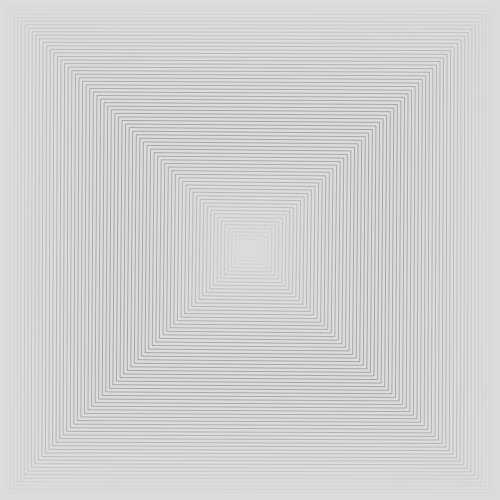
Frame 1 (no input)
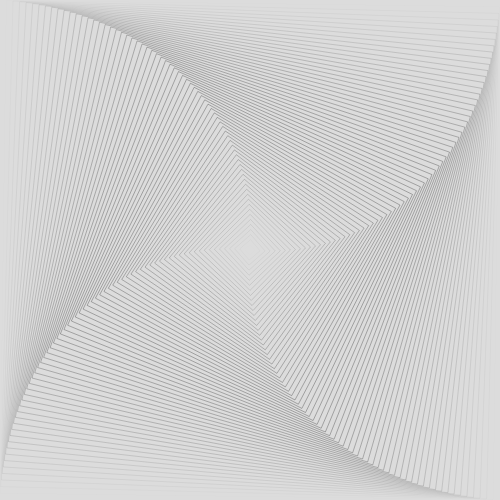
Frame 60 (no input)
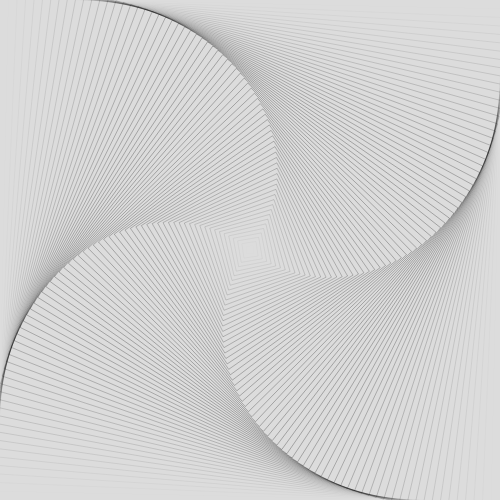
Frame 120 (the mouse pressed at the canvas centre since frame 60)

The p5.js sketch that drew these frames (run headless with seeded random() and noise() and a simulated clock; from frame 60 on, the mouse is pressed at the canvas centre):

// p5.js sketch
// ── sketch.js


function setup() {
  createCanvas(500, 500);
  smooth();
  rectMode(CENTER)
}

function draw() {
  background(220);
  strokeWeight(0.2);
  //fill(100);
  noFill();
  var numRect = 70;
  var anim = Math.sin(frameCount *0.01);
  for (var i = 0; i < numRect; i++) {
    push();
    var fi = i/numRect;
    var ptr = 1-fi;
    translate(width/2, height/2);
    strokeWeight(fi);
    rotate(PI * 0.5 * fi *anim);
    scale(ptr);
    //rect(width/2, height/2, 50, 50);
    rect(0, 0, width, height)
    pop();
  }
  console.log("frameCount:" + frameCount)
  //drawGrid();
}

function drawGrid() {
  push();
  noFill();
  stroke(0,100);
  for (var x = 0; x < width; x+=10) {
    line(x, 0, x, height);
  }

  for (var y = 0; y < height; y+=10) {
    line(0, y, width, y);
}
pop();

}
